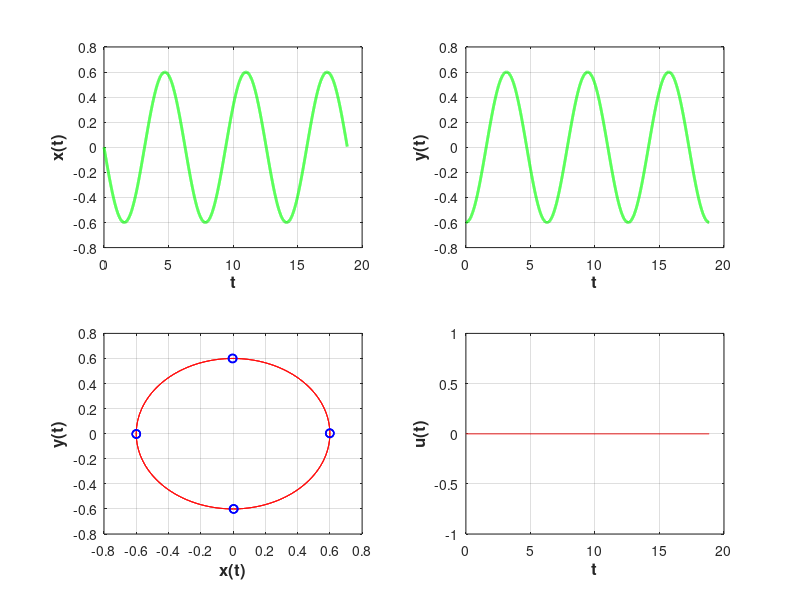

Write the MATLAB code that produced this figure.
function class1903finitec
    A = [0, 1; -1, 0];
    B = [0; 1];

    h     = pi;
    delta = h * 0.5;
    Ad    = expm(A * h);
    f = @(s)(expm(A * s) * B);
    Bd = integral(f, 0, delta, "ArrayValued", true);

    theta = -place(Ad, Bd, [-0.5, 0.5]);

    nx = size(Ad, 1); % количество строчек
    % задаем время отрисовки графиков
    TIME = 20.0;
    options = odeset('RelTol', 1e-5, 'AbsTol', 1e-5 * ones(1, nx));
    % задаем начальные условия 
    x0 = zeros(1, nx);

    x0(1) = 0.0;
    x0(2) = -0.6;

    discr = 0 : h : TIME;
    tlst = [];
    xlst = [];
    ulst = [];

    x0lst = [];

    for i = 1:(length(discr) - 1)
        ticks = discr(i) : 0.001 : discr(i) + delta;
        [TL, YL] = ode45(@(t, X)((A + B * theta) * X), ticks, x0, options);
        tlst = [tlst; TL];
        xlst = [xlst; YL];
        ulst = [ulst, theta * x0' * ones(1, length(TL))];
        x0 = xlst(end, :);
        x0lst = [x0lst; x0];

        ticks = discr(i) + delta : 0.001 : discr(i + 1);
        [TL, YL] = ode45(@(t, X)(A * X), ticks, x0, options);
        tlst = [tlst; TL];
        xlst = [xlst; YL];
        ulst = [ulst, 0 * ones(1, length(TL))];
        x0 = xlst(end, :);
        x0lst = [x0lst; x0];
    end

    fhandle = figure;
    subplot(2, 2, 1)
        plot(tlst, xlst(:, 1), 'g', 'LineWidth', 2.0)
        grid on;
        xlabel('t', 'FontSize', 12, 'FontWeight', 'bold');
        ylabel('x(t)', 'FontSize', 12, 'FontWeight', 'bold');
    subplot(2, 2, 2)
        plot(tlst, xlst(:, 2), 'g', 'LineWidth', 2.0)
        grid on;
        xlabel('t', 'FontSize', 12, 'FontWeight', 'bold');
        ylabel('y(t)', 'FontSize', 12, 'FontWeight', 'bold');
    subplot(2, 2, 3)
        plot(xlst(:, 1), xlst(:, 2), 'r', x0lst(:, 1), x0lst(:, 2), 'ob', 'LineWidth', 1.0)
        grid on;
        xlabel('x(t)', 'FontSize', 12, 'FontWeight', 'bold');
        ylabel('y(t)', 'FontSize', 12, 'FontWeight', 'bold');
    subplot(2, 2, 4)
        plot(tlst, ulst(1, :), 'r', 'LineWidth', 1.0)
        grid on;
        xlabel('t', 'FontSize', 12, 'FontWeight', 'bold');
        ylabel('u(t)', 'FontSize', 12, 'FontWeight', 'bold');

end